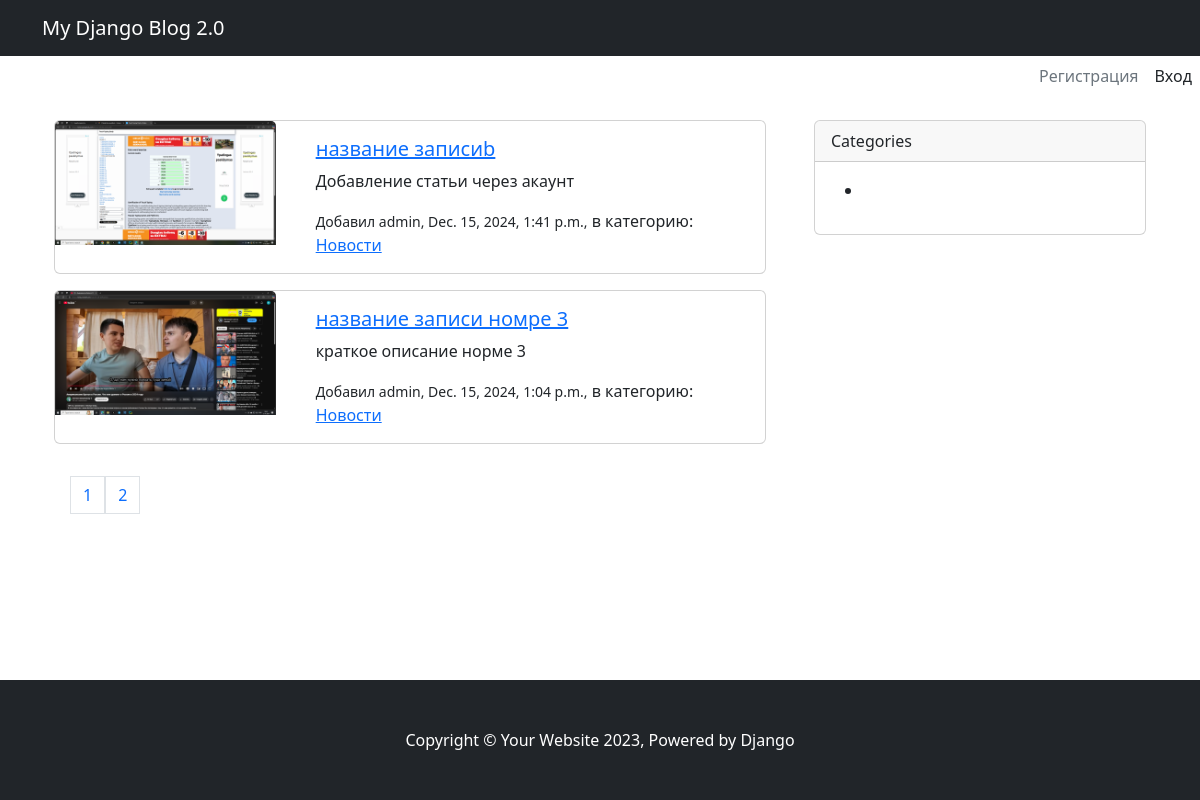
The page / on the database its author committed.
### apps/blog/models.py (models this page shows, shortened)
class Post(models.Model):
    STATUS_OPTIONS = (
        ('published', 'Опубликовано'),
        ('draft', 'Черновик')
    )
    title = models.CharField(verbose_name='Название записи', max_length=255)
    slug = models.SlugField(verbose_name='URL', max_length=255, blank=True)
    description = models.TextField(verbose_name='Краткое описание', max_length=500)
    text = models.TextField(verbose_name='Полный текст записи')
    category = TreeForeignKey('Category', on_delete=models.PROTECT, related_name='posts', verbose_name='Категория')
    thumbnail = models.ImageField(default='default.jpg',
        verbose_name='Изображение записи',
        blank=True,
        upload_to='images/thumbnails/%Y/%m/%d/',
        validators=[FileExtensionValidator(allowed_extensions=('png', 'jpg', 'webp', 'jpeg', 'gif'))]
    )
    status = models.CharField(choices=STATUS_OPTIONS, default='published', verbose_name='Статус записи', max_length=10)
    create = models.DateTimeField(auto_now_add=True, verbose_name='Время добавления')
    update = models.DateTimeField(auto_now=True, verbose_name='Время обновления')
    author = models.ForeignKey(to=User, verbose_name='Автор', on_delete=models.SET_DEFAULT, related_name='author_posts',
                               default=1)
    updater = models.ForeignKey(to=User, verbose_name='Обновил', on_delete=models.SET_NULL, null=True,
                                related_name='updater_posts', blank=True)
    fixed = models.BooleanField(verbose_name='Прикреплено', default=False)
    objects = models.Manager()
    custom = PostManager()
    class Meta:
        db_table = 'blog_post'
        ordering = ['-fixed', '-create']
        indexes = [models.Index(fields=['-fixed', '-create', 'status'])]
        verbose_name = 'Статья'
        verbose_name_plural = 'Статьи'
    def get_absolute_url(self):
        return reverse('post_detail', kwargs={'slug': self.slug})

class Category(MPTTModel):
    title = models.CharField(max_length=255, verbose_name='Название категории')
    slug = models.SlugField(max_length=255, verbose_name='URL категории', blank=True)
    description = models.TextField(verbose_name='Описание категории', max_length=300)
    parent = TreeForeignKey(
        'self',
        on_delete=models.CASCADE,
        null=True,
        blank=True,
        db_index=True,
        related_name='children',
        verbose_name='Родительская категория'
    )
    class MPTTMeta:
        order_insertion_by = ('title',)
    class Meta:
        verbose_name = 'Категория'
        verbose_name_plural = 'Категории'
        db_table = 'app_categories'
    def get_absolute_url(self):
        return reverse('post_by_category', kwargs={'slug': self.slug})

### apps/blog/views.py (the view)
# urls.py: path('', PostListView.as_view(), name='home'),
class PostListView(ListView):
    model = Post
    template_name = 'blog/post_list.html'
    context_object_name = 'posts'
    paginate_by = 2
    queryset = Post.custom.all()
    def get_context_data(self, **kwargs):
        context = super().get_context_data(**kwargs)
        context['title'] = 'Главная страница'
        return context

### templates/blog/post_list.html
{% extends 'main.html' %}
{% block content %}
{% for post in posts %}
<div class="card mb-3">
    <div class="row">
        <div class="col-4">
            {% if post.thumbnail %}
            <img src="{{ post.thumbnail.url }}" class="card-img-top" alt="{{ post.title }}">
            {% else %}
            <div class="d-flex align-items-center justify-content-center h-100">
                <p>Нет изображения</p>
            </div>
            {% endif %}
        </div>
        <div class="col-8">
            <div class="card-body">
                <h5 class="card-title">
                    <a href="{{ post.get_absolute_url }}">{{ post.title }}</a>
                </h5>
                <p class="card-text">{{ post.description }}</p>
                <small>Добавил {{ post.author.username }}, {{ post.create }},</small>
                в категорию: <a href="{{ post.category.get_absolute_url }}">{{ post.category.title }}</a>
            </div>
        </div>
    </div>
</div>
{% endfor %}
{% endblock %}

### templates/main.html (shortened to what this page needs)
<!DOCTYPE html>
<html lang="ru">
<head>
    <link href="https://cdn.jsdelivr.net/npm/bootstrap@5.3.2/dist/css/bootstrap.min.css" rel="stylesheet"
>
</head>
<body class="d-flex flex-column min-vh-100">
{% include 'header.html' %}
<div class="container">
    <div class="row">
        <div class="col-lg-8 p-4">
            {% block content %}
            {% endblock %}
            {% include 'pagination.html' %}
        </div>
        <div class="col-4 p-4">
            {% include 'sidebar.html' %}
        </div>
    </div>
</div>
{% include 'footer.html' %}
</body>
</html>

### templates/header.html
<nav class="navbar navbar-expand-lg navbar-dark bg-dark">
    <div class="container">
        <a class="navbar-brand" href="/">My Django Blog 2.0</a>
        </div>
</nav>
<div class='d-flex justify-content-end '>
            {% if request.user.is_authenticated %}
        <div class="dropdown text-end">
          <a href="#" class="d-block link-dark text-decoration-none dropdown-toggle" data-bs-toggle="dropdown" aria-expanded="false">
            {{ request.user }}
          </a>
          <ul class="dropdown-menu text-small">
            <li><a class="dropdown-item" href="{% url 'post_create' %}">Добавить статью</a></li>
            <li><a class="dropdown-item" href="{% url 'profile_detail' request.user.profile.slug %}">Мой профиль</a></li>
            <li><hr class="dropdown-divider"></li>
            <li>
                    <form action="{% url 'logout' %}" method="post">{% csrf_token %}
                        <a href="#" class="dropdown-item" onclick="parentNode.submit();">Log Out</a>
                    </form>
            </li>
          </ul>
        </div>
        {% else %}
            <ul class="nav ">
              <li><a href="{% url 'register' %}" class="nav-link px-2 link-secondary">Регистрация</a></li>
              <li><a href="{% url 'login' %}" class="nav-link px-2 link-dark">Вход</a></li>
            </ul>
        {% endif %}
</div>

### templates/pagination.html
{% if is_paginated %}
    <div class="pagination p-3">
    {% for page_number in page_obj.paginator.get_elided_page_range %}
        {% if page_number == page_obj.paginator.ELLIPSIS %}
            {{page_number}}
        {% else %}
            <a href="?page={{ page_number }}" class="page-link">
                {{page_number}}
            </a>
        {% endif %}
    {% endfor %}
    </div>
{%endif%}

### templates/sidebar.html (shortened to what this page needs)
{% load mptt_tags %}
<div class="card mb-4">
    <div class="card-header">Categories</div>
    <div class="card-body ">
        {% full_tree_for_model blog.Category as categories %}
        <ul>
            {% recursetree categories %}
                <li>
                </li>
            {% endrecursetree %}
        </ul>
    </div>
</div>

### templates/footer.html
<footer class="py-5 bg-dark mt-2 mt-auto">
    <div class="container"><p class="m-0 text-center text-white">Copyright &copy; Your Website 2023, Powered by
        Django</p></div>
</footer>

### rows shown on the page
Post: thumbnail (picture), title "название записиb", description "Добавление статьи через акаунт", author.username "admin", create "Dec. 15, 2024, 1:41 p.m.", category "Новости"
Post: thumbnail (picture), title "название записи номре 3", description "краткое описание норме 3", author.username "admin", create "Dec. 15, 2024, 1:04 p.m.", category "Новости"

### other values the page prints
{{ page_number }} "1" "2"
